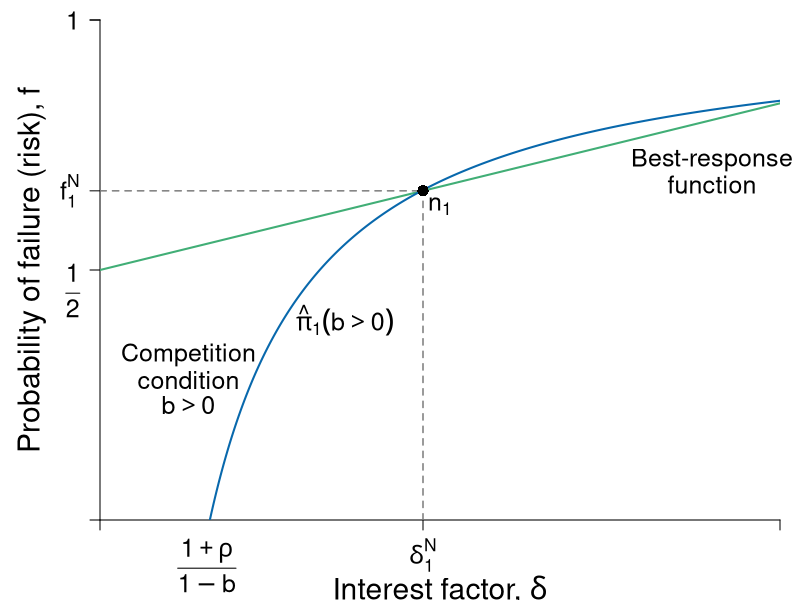

Reproduce this figure in R.
#' Graph Designer: Scott Cohn
#' Authors: Bowles and Halliday
#' Title: Coordination, Conflict and Competition: A Text in Microeconomics

library(shape)
pdf(file = "credit/credit_profit_brf_initial.pdf", width = 8, height = 6)

#Set parameters for graphics
pointsize <- 1.8
axislabelsize <- 1.8
labelsize <- 1.5
namesize <- 1.8
annotatesize <- 1.5
graphlinewidth <- 2
segmentlinewidth <- 1.5

COL <- c("#7fc97f", "#beaed4", "#fdc086", "#ffff99", "#386cb0", "#f0027f", "#bf5b17", "#666666")
COLA <- c("#e0f3db", "#99d8c9","#66c2a4","#41ae76", "#238b45", "#005824")
COLB <- c("#c6dbef", "#4eb3d3", "#2b8cbe", "#0868ac","#084081")
COLC <- c("#fcfbfd", "#efedf5", "#dadaeb", "#bcbddc", "#9e9ac8", "#807dba", "#6a51a3", "#54278f", "#3f007d")
grays <- gray.colors(25, start = 1, end = 0, alpha = 1)

#Edited the margins to cater for the larger LHS labels
par(mar =  c(4, 5, 1, 1))

brfFn <- function(delta, q = 15, k = 0) {
  .5 + (delta / (2 * q)) * (1 - k)
}


PCFn <- function(delta, q = 1) {
  delta/q
}

isoprofitFn <- function(delta, rho = 0.05, b = 0.5) {
  1 - ((1 + rho)/(1 - b))*(1/delta)
}

yFn <- function(d1, f1, q = 1){
  q*f1*(1 - f1) - d1*(1 - f1)
}

ylow <- function(delta, q = 1, ybar = 0.0625){
  (-sqrt(delta^2 - 2*delta*q + q^2 - 4*q*ybar) + delta + q)/(2*q)
}

yhigh <- function(delta, q = 1, ybar = 0.0625){
  (sqrt(delta^2 - 2*delta*q + q^2 - 4*q*ybar) + delta + q)/(2*q)
}

xlims <- c(0, 10)
ylims <- c(0, 1)

npts <- 501 
d1 <- seq(xlims[1], xlims[2], length.out = npts)
f1 <- seq(ylims[1], ylims[2], length.out = npts) 
deltalevel <- c(2.5, 4.75)

plot(0, 0, xlim = xlims, ylim = ylims, type = "n",
     xlab = expression(paste("")),
     ylab = expression(paste("")), 
     xaxt = "n", 
     yaxt = "n", 
     cex.lab = axislabelsize, 
     bty = "n",
     xaxs = "i", 
     yaxs = "i"
)


# ticksy <- c(ylims[1], 0.5, ylims[2] - 0.1)
# ylabels <- c(NA, expression(paste(f == frac(1,2))), 1)
ticksy <- c(ylims[1], 0.5,  brfFn(deltalevel[2], k = 0), 1, ylims[2])
ylabels <- c(NA, NA,  expression(paste(f[1]^N)), 1, NA)
#ticksx <- c(xlims[1], (1 + 0.1)/(1 - 0), (1 + 0.1)/(1 - 0.5), xlims[2])
ticksx <- c(xlims[1], deltalevel[2], xlims[2])
xlabels <- c(NA, NA, NA)

text((1 + 0.1)/(1 - 0.3), - 0.09, expression(paste(frac(1 + rho, 1 - b))), xpd = TRUE, cex = labelsize) 

#text((1 + 0.1)/(1 - 0.5), - 0.09, expression(paste(frac(1 + rho, 1 - b))), xpd = TRUE, cex = labelsize) 
text(-0.4, 0.46, expression(paste(frac(1,2))), xpd = TRUE, cex = labelsize) 

text(c(deltalevel[2]), -.07, c(expression(paste(delta[1]^N))), xpd = TRUE, cex = labelsize)  

npts <- 503 
xx1 <- seq(xlims[1], xlims[2], length.out = npts)


# Polygon
# COLD <- c("#deebf7", "#9ecae1")
# xpoly <- seq(from = (1 + 0.1)/(1 - 0), to = xlims[2], length.out = 500)
# ypoly <- isoprofitFn(xpoly, b = 0)
# polygon(x = xpoly, y = ypoly, col = COLD[1], density = NULL, border = NA)
# 
# xpoly1 <- c((1 + 0.1)/(1 - 0), xlims[2], xlims[2])
# ypoly1 <- c(0, 0, isoprofitFn(xlims[2], b = 0))
# polygon(x = xpoly1, y = ypoly1, col = COLD[1], density = NULL, border = NA)
# 
# xpoly2 <- seq(from = (1 + 0.1)/(1 - 0.5), to = xlims[2], length.out = 500)
# ypoly2 <- isoprofitFn(xpoly2, b = 0.5)
# polygon(x = xpoly2, y = ypoly2, col = COLD[2], density = NULL, border = NA)
# 
# xpoly3 <- c((1 + 0.1)/(1 - 0.5), xlims[2], xlims[2])
# ypoly3 <- c(0, 0, isoprofitFn(xlims[2], b = 0.5))
# polygon(x = xpoly3, y = ypoly3, col = COLD[2], density = NULL, border = NA)

#segments(0.25, 0, xlims[2], isoprofitFn(xlims[2], b = 0.5), col = COLD[2])

axis(1, at = ticksx, pos = 0, labels = xlabels, cex.axis = labelsize)
axis(2, at = ticksy, pos = 0, labels = ylabels, las = 1, cex.axis = labelsize)



#Draw the graphs
# lines(xx1, brfFn(xx1, k = 0.28), col = COLA[4], lwd = graphlinewidth)
lines(xx1, brfFn(xx1, k = 0), col = COLA[4], lwd = graphlinewidth)
# lines(xx1, brfFn(xx1, k = 0.75), col = COLA[4], lwd = graphlinewidth)
lines(xx1, isoprofitFn(xx1, b = 0.35), col = COLB[4], lwd = graphlinewidth)
#lines(xx1, isoprofitFn(xx1, b = 0), col = COLB[4], lwd = graphlinewidth)
#lines(xx1, isoprofitFn(xx1, pi = 0.5), col = COLB[4], lwd = graphlinewidth)


#Axis labels
#mtext(expression(paste("Interest factor, ", delta)), side = 1, line = 3.3, cex = axislabelsize)
text(0.5*(xlims[2]), - 0.14 , expression(paste("Interest factor, ", delta)), xpd = TRUE, cex = axislabelsize) 
text(-1, 0.5*(ylims[2]), expression(paste("Probability of failure (risk), ", f)), xpd = TRUE, cex = axislabelsize, srt = 90) 

#segments(0.39, -1, 0.39, brfFn(0.39, k = 0.75), lty = 2, col = grays[20] , lwd = segmentlinewidth)
#segments(0, brfFn(deltalevel[1], k = 0), deltalevel[1], brfFn(deltalevel[1], k = 0), lty = 2, col = grays[20] , lwd = segmentlinewidth)
#segments(deltalevel[1], 0, deltalevel[1], brfFn(deltalevel[1], k = 0), lty = 2, col = grays[20] , lwd = segmentlinewidth)
segments(deltalevel[2], 0, deltalevel[2], brfFn(deltalevel[2], k = 0), lty = 2, col = grays[20] , lwd = segmentlinewidth)
segments(0, brfFn(deltalevel[2], k = 0), deltalevel[2], brfFn(deltalevel[2], k = 0), lty = 2, col = grays[20] , lwd = segmentlinewidth)

# points(deltalevel[1], brfFn(deltalevel[1], k = 0), pch = 16, col = "black", cex = 1.5)
# text(deltalevel[1]+0.25, brfFn(deltalevel[1], k = 0) - 0.03, expression(paste(n[0])), cex = labelsize)

points(deltalevel[2], brfFn(deltalevel[2], k = 0), pch = 16, col = "black", cex = 1.5)
text(deltalevel[2] +0.25, brfFn(deltalevel[2], k = 0) - 0.03, expression(paste(n[1])), cex = labelsize)

#text(0.39 + 0.025, brfFn(0.39, k = 0.75) - 0.03, expression(paste(b)), cex = labelsize)

#segments(1, -1, 1, brfFn(delta = 1, k = 0.5), lty = 2, col = grays[20] , lwd = segmentlinewidth)
#points(1, brfFn(1, k = 0.5), pch = 16, col = "black", cex = 1.5)
# text(1, brfFn(1, k = 0.5) + 0.04, expression(paste(n)), cex = labelsize)

#segments(.59, -1, 0.59, brfFn(delta = 0.59, k = 0.75), lty = 2, col = grays[20] , lwd = segmentlinewidth)
#points(0.59, brfFn(0.59, k = 0.75), pch = 16, col = "black", cex = 1.5)
#text(0.59 + 0.025, brfFn(0.59, k = 0.75) - 0.03, expression(paste(a)), cex = labelsize)

#segments(.7, -1, 0.7, brfFn(delta = 0.7, k = 0.28), lty = 2, col = grays[20] , lwd = segmentlinewidth)
#points(0.7, brfFn(0.7, k = 0.28), pch = 16, col = "black", cex = 1.5)

# ZPC
# text(1.35, 0.925, expression(paste(hat(pi)[0]^{t==0} == 1 + rho[0])), cex = labelsize, xpd = TRUE)
# text(1.35, 0.75, expression(paste(hat(pi)[0]^{t==1} == 1 + rho[1])), cex = labelsize, xpd = TRUE)

#text(0.95, 0.4, expression(paste(hat(pi)[0]({b==0}) )), cex = labelsize, xpd = TRUE)
text(3.6, 0.4, expression(paste(hat(pi)[1]({b>0}) )), cex = labelsize, xpd = TRUE)


# text(1.1, 1.08, expression(paste("BRF of previously excluded")), cex = labelsize, xpd = TRUE)
# text(1.1, 1.02, expression(paste("now marginal borrower")), cex = labelsize, xpd = TRUE)
# Arrows(1.1, 0.98, 1.1, 0.92, col = "black", lty = 1, lwd = 2, arr.type = "triangle", arr.lwd = 0.5)
# 
# text(1.1, 0.5, expression(paste("BRF of")), cex = labelsize)
# text(1.1, 0.44, expression(paste("wealthy borrower")), cex = labelsize)
# Arrows(1.1, 0.53, 1.1, 0.6, col = "black", lty = 1, lwd = 2, arr.type = "triangle", arr.lwd = 0.5)
# 
# 
# text(0.6, 0.91, expression(paste("BRF of previously")), cex = labelsize)
# text(0.6, 0.85, expression(paste("marginal borrower")), cex = labelsize)
# Arrows(0.6, 0.82, 0.6, 0.68, col = "black", lty = 1, lwd = 2, arr.type = "triangle", arr.lwd = 0.5)

#text(0.49, 0.15, expression(paste("Policy")), cex = labelsize)
#text(0.49, 0.09, expression(paste("Change")), cex = labelsize)

# text(4.7, 0.7, expression(paste("Barriers")), cex = labelsize)
# text(4.7, 0.65, expression(paste("decrease")), cex = labelsize)
# text(4.6, 0.7, expression(paste("Barriers")), cex = labelsize)
# text(4.6, 0.65, expression(paste("increase")), cex = labelsize)

#Arrows(5.5, 0.62, 3.2, 0.62, col = "black", code = 1, lty = 1, lwd = 2, arr.type = "triangle", arr.lwd = 0.5)


#Labels for lenders entering and leaving
# text(2, 0.91, expression(paste("Lenders")), cex = labelsize)
# text(2, 0.85, expression(paste("leaving")), cex = labelsize)
# 
# text(8, 0.36, expression(paste("Lenders")), cex = labelsize)
# text(8, 0.3, expression(paste("entering")), cex = labelsize)

text(9, 0.72, expression(paste("Best-response")), cex = labelsize, xpd = TRUE)
text(9, 0.67, expression(paste("function")), cex = labelsize, xpd = TRUE)
#text(9, 0.5, expression(paste(f == frac(1, 2) + frac(delta, 2*q))), cex = labelsize)


#text(8.5, 0.93, expression(paste("Credit market") ), cex = labelsize, xpd = TRUE)
text(1.3, 0.33, expression(paste("Competition") ), cex = labelsize, xpd = TRUE)
text(1.3, 0.28, expression(paste("condition") ), cex = labelsize, xpd = TRUE)
text(1.3, 0.23, expression(paste(b > 0) ), cex = labelsize, xpd = TRUE)

# text(0.225, 0.45, expression(paste("Competition")), cex = labelsize)
# text(0.225, 0.39, expression(paste("condition")), cex = labelsize)
# text(0.225, 0.34, expression(paste(b > 0)), cex = labelsize)


dev.off()
